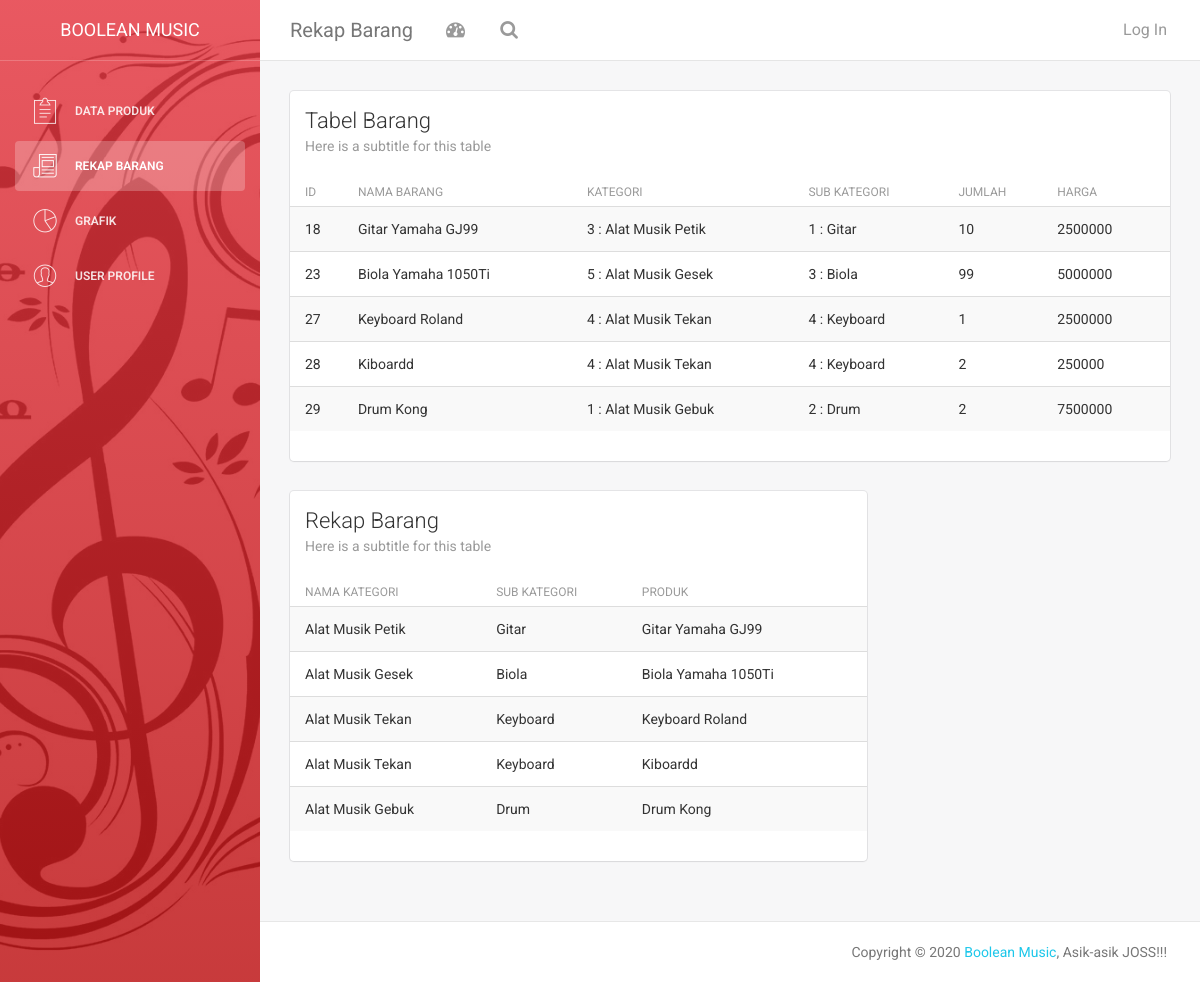
The app's page /BS3/rekapBarang.php with its own data.
### tables this page shows
CREATE TABLE `barang` (
  `id_barang` int(11) UNSIGNED NOT NULL,
  `nama` char(50) DEFAULT '0',
  `kategori` int(11) DEFAULT '0',
  `sub_kategori` int(11) DEFAULT '0',
  `jumlah` int(10) UNSIGNED DEFAULT '0',
  `harga` int(10) UNSIGNED DEFAULT '0',
  `gambar` varchar(50) DEFAULT NULL
);

CREATE TABLE `kategori` (
  `id_kategori` int(11) NOT NULL,
  `nama` char(50) DEFAULT '0'
);

CREATE TABLE `sub_kategori` (
  `idsub_kategori` int(11) NOT NULL,
  `nama` char(50) DEFAULT '0',
  `id_kategori` int(11) DEFAULT NULL
);

### BS3/rekapBarang.php (the view, shortened to what this page needs)
<!DOCTYPE html>
<html>
<head>
    <link href="assets/css/bootstrap.min.css" rel="stylesheet" />
    <link href="assets/css/animate.min.css" rel="stylesheet"/>
    <link href="assets/css/light-bootstrap-dashboard.css?v=1.4.0" rel="stylesheet"/>
    <link href="assets/css/demo.css" rel="stylesheet" />
    <link href="http://maxcdn.bootstrapcdn.com/font-awesome/4.2.0/css/font-awesome.min.css" rel="stylesheet">
    <link href="assets/css/pe-icon-7-stroke.css" rel="stylesheet" />
</head>
<body>
<div class="wrapper">
    <div class="sidebar" data-color="red" data-image="PBP/uploads/47471.jpg">
    	<div class="sidebar-wrapper">
            <div class="logo">
                <a href="http://www.creative-tim.com" class="simple-text">
                    Boolean Music
                </a>
            </div>
            <ul class="nav">
                <li>
                    <a href="dataProduk.php">
                        <i class="pe-7s-note2"></i>
                        <p>Data Produk</p>
                    </a>
                </li>
                <li class="active">
                    <a href="rekapBarang.php">
                        <i class="pe-7s-news-paper"></i>
                        <p>Rekap Barang</p>
                    </a>
                </li>
                <li>
                    <a href="grafik.php">
                        <i class="pe-7s-graph"></i>
                        <p>Grafik</p>
                    </a>
                </li>
                <li>
                    <a href="mngr.php">
                        <i class="pe-7s-user"></i>
                        <p>User Profile</p>
                    </a>
                </li>
            </ul>
    	</div>
    </div>
    <div class="main-panel">
		<nav class="navbar navbar-default navbar-fixed">
            <div class="container-fluid">
                <div class="navbar-header">
                    <a class="navbar-brand" href="#">Rekap Barang</a>
                </div>
                <div class="collapse navbar-collapse">
                    <ul class="nav navbar-nav navbar-left">
                        <li>
                            <a href="#" class="dropdown-toggle" data-toggle="dropdown">
                                <i class="fa fa-dashboard"></i>
                            </a>
                        </li>
                        <li>
                           <a href="">
                                <i class="fa fa-search"></i>
                            </a>
                        </li>
                    </ul>
                    <ul class="nav navbar-nav navbar-right">
                         <li>
                           <a href="">
                            </a>
                        </li>
                        <li>
                            <?php if (isset($_SESSION['User'])): ?>
                            <a href="../logout.php?logout">
                                <p>Log out</p>
                            </a>
                            <?php else: ?>
                                <a href="halamanlogin.php">Log In</a>
                            <?php endif; ?>
                        </li>
                    </ul>
                </div>
            </div>
        </nav>
        <div class="content">
            <div class="container-fluid">
                <div class="row">
                    <div class="col-md-12">
                        <div class="card">
                            <div class="header">
                                <h4 class="title">Tabel Barang</h4>
                                <p class="category">Here is a subtitle for this table</p>
                            </div>
                            <div class="content table-responsive table-full-width">
                                <?php
                                    $con = mysqli_connect('localhost', 'root', '', 'pbp_uts');
                                    $query = "SELECT * FROM barang";
                                    $result = mysqli_query($con,$query);
                                ?>
                                <table class="table table-hover table-striped">
                                    <thead>
                                        <th>ID</th>
                                    	<th>Nama Barang</th>
                                    	<th>Kategori</th>
                                    	<th>Sub Kategori</th>
                                    	<th>Jumlah</th>
                                        <th>Harga</th>
                                    </thead>
                                    <tbody>
                                        <?php while($row = $result->fetch_assoc()):?>
                                        <tr>
                                            <td><?php echo $row['id_barang'];?></td>
                                            <td><?php echo $row['nama'];?></td>
                                            <?php
                                                $query2 = "SELECT kategori.nama as nama FROM kategori,barang where kategori.id_kategori=".$row['kategori'];
                                                $result2 = mysqli_query($con,$query2);
                                                $row2 = $result2->fetch_assoc();
                                            ?>
                                            <td><?php echo $row['kategori']." : ".$row2['nama'];?></td>
                                            <?php
                                                $query3 = "SELECT sub_kategori.nama as nama FROM sub_kategori,barang where sub_kategori.idsub_kategori=".$row['sub_kategori'];
                                                $result3 = mysqli_query($con,$query3);
                                                $row3 = $result3->fetch_assoc();
                                            ?>
                                            <td><?php echo $row['sub_kategori']." : ".$row3['nama'];?></td>
                                            <td><?php echo $row['jumlah'];?></td>
                                            <td><?php echo $row['harga'];?></td>
                                        </tr>
                                        <?php endwhile; ?>
                                    </tbody>
                                </table>
                            </div>
                        </div>
                    </div>
                    <div class="col-md-8">
                        <div class="card">
                            <div class="header">
                                <h4 class="title">Rekap Barang</h4>
                                <p class="category">Here is a subtitle for this table</p>
                            </div>
                            <div class="content table-responsive table-full-width">
                                <?php
                                    $con = mysqli_connect('localhost', 'root', '', 'pbp_uts');
                                    $query = "SELECT kategori.id_kategori as idk ,kategori.nama as Kategori, sub_kategori.nama as Sub_Kategori, barang.nama as Produk,(select count(kategori) from barang where kategori = kategori.id_kategori) as jumlah  FROM kategori,sub_kategori,barang WHERE barang.kategori=kategori.id_kategori and barang.sub_kategori = sub_kategori.idsub_kategori";
                                    $result = mysqli_query($con,$query);
                                ?>
                                <table class="table table-hover table-striped">
                                    <thead>
                                        <th>Nama Kategori</th>
                                        <th>Sub Kategori</th>
                                        <th>Produk</th>
                                    </thead>
                                    <tbody>
                                        <?php while($row = $result->fetch_assoc()):?>
                                        <tr>
                                            <td><?php echo $row['Kategori'];?></td>
                                            <td><?php echo $row['Sub_Kategori'];?></td>
                                            <td><?php echo $row['Produk'];?></td>
                                        </tr>
                                        <?php endwhile; ?>
                                    </tbody>
                                </table>
                            </div>
                        </div>
                    </div>
                </div>
            </div>
        </div>
        <footer class="footer">
            <div class="container-fluid">
                <p class="copyright pull-right">
                    Copyright &copy; <script>document.write(new Date().getFullYear())</script> <a href="index.php">Boolean Music</a>, Asik-asik JOSS!!!
                </p>
            </div>
        </footer>
    </div>
</div>
</body>
</html>

### records on screen
barang: id_barang "18", nama "Gitar Yamaha GJ99", kategori "3", kategori.nama "Alat Musik Petik", sub_kategori "1", sub_kategori.nama "Gitar", jumlah "10", harga "2500000"
barang: id_barang "23", nama "Biola Yamaha 1050Ti", kategori "5", kategori.nama "Alat Musik Gesek", sub_kategori "3", sub_kategori.nama "Biola", jumlah "99", harga "5000000"
barang: id_barang "27", nama "Keyboard Roland", kategori "4", kategori.nama "Alat Musik Tekan", sub_kategori "4", sub_kategori.nama "Keyboard", jumlah "1", harga "2500000"
barang: id_barang "28", nama "Kiboardd", kategori "4", kategori.nama "Alat Musik Tekan", sub_kategori "4", sub_kategori.nama "Keyboard", jumlah "2", harga "250000"
barang: id_barang "29", nama "Drum Kong", kategori "1", kategori.nama "Alat Musik Gebuk", sub_kategori "2", sub_kategori.nama "Drum", jumlah "2", harga "7500000"
kategori: nama "Alat Musik Petik", Sub_Kategori "Gitar", Produk "Gitar Yamaha GJ99"
kategori: nama "Alat Musik Gesek", Sub_Kategori "Biola", Produk "Biola Yamaha 1050Ti"
kategori: nama "Alat Musik Tekan", Sub_Kategori "Keyboard", Produk "Keyboard Roland", Produk "Kiboardd"
kategori: nama "Alat Musik Gebuk", Sub_Kategori "Drum", Produk "Drum Kong"
